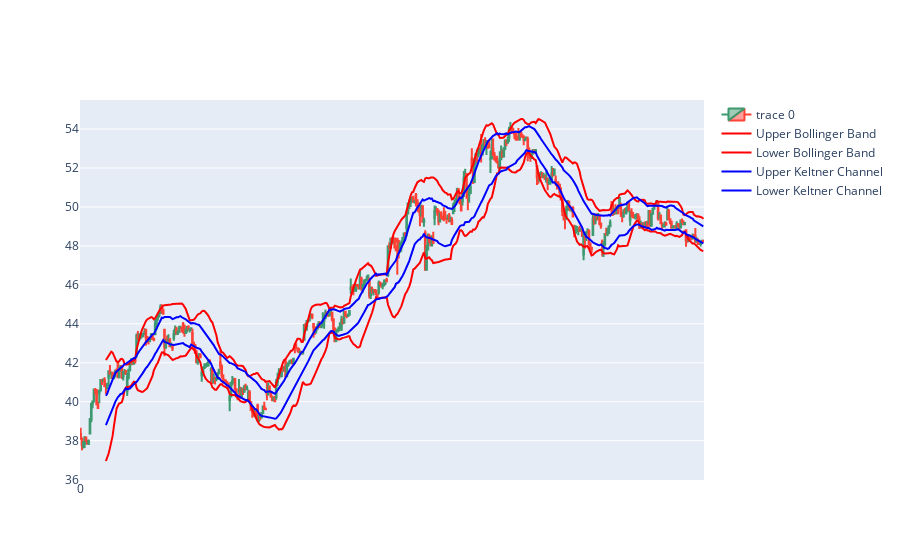

This figure's notebook cell:
### Code cell
chart(df)

### Figure 1 — Plotly figure (JSON) as saved in the notebook; plotly's stock layout.template omitted (floating-point values rounded to 4 significant figures; data arrays with more than 128 entries replaced by an {"elided": "..."} marker saying what was removed)
{"data": [{"close": {"elided": "469 float values"}, "high": {"elided": "469 float values"}, "low": {"elided": "469 float values"}, "open": {"elided": "469 float values"}, "type": "candlestick"}, {"line": {"color": "red"}, "name": "Upper Bollinger Band", "type": "scatter", "y": {"elided": "469 float values"}}, {"line": {"color": "red"}, "name": "Lower Bollinger Band", "type": "scatter", "y": {"elided": "469 float values"}}, {"line": {"color": "blue"}, "name": "Upper Keltner Channel", "type": "scatter", "y": {"elided": "469 float values"}}, {"line": {"color": "blue"}, "name": "Lower Keltner Channel", "type": "scatter", "y": {"elided": "469 float values"}}], "layout": {"xaxis": {"rangeslider": {"visible": false}, "type": "category"}}}
